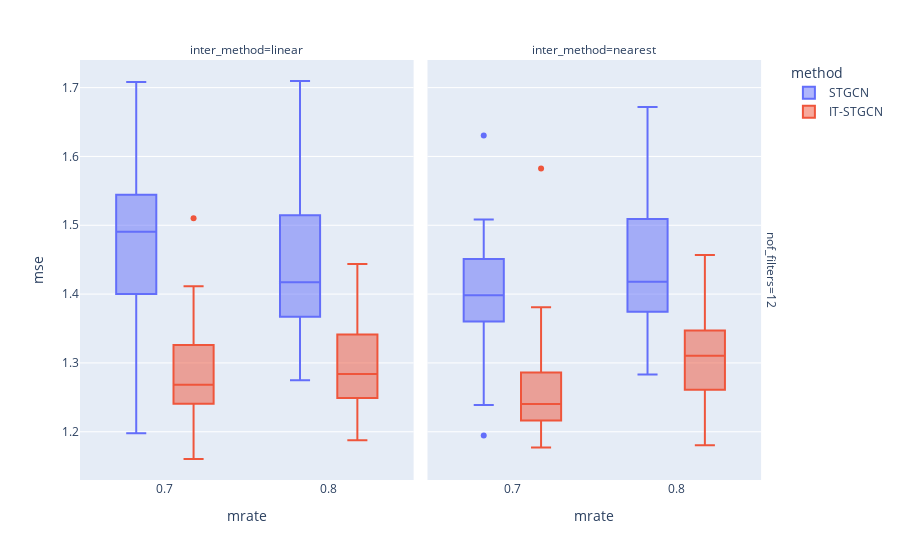

Here is the notebook cell this chart was saved with:
### Markdown cell above
## Random

### Code cell
data.query("method!='GNAR' and mtype =='rand'").plot.box(backend='plotly',x='mrate',color='method',y='mse',facet_col='inter_method',facet_row='nof_filters',height=600)

### Figure 1 — Plotly figure (JSON) as saved in the notebook; plotly's stock layout.template omitted (floating-point values rounded to 4 significant figures)
{"data": [{"alignmentgroup": "True", "hovertemplate": "method=STGCN<br>nof_filters=12<br>inter_method=linear<br>mrate=%{x}<br>mse=%{y}<extra></extra>", "legendgroup": "STGCN", "marker": {"color": "#636efa"}, "name": "STGCN", "notched": false, "offsetgroup": "STGCN", "orientation": "v", "showlegend": true, "type": "box", "x": [0.7, 0.7, 0.7, 0.7, 0.7, 0.7, 0.7, 0.7, 0.7, 0.7, 0.7, 0.7, 0.7, 0.7, 0.7, 0.7, 0.7, 0.7, 0.7, 0.7, 0.7, 0.7, 0.7, 0.7, 0.7, 0.7, 0.7, 0.7, 0.7, 0.7, 0.8, 0.8, 0.8, 0.8, 0.8, 0.8, 0.8, 0.8, 0.8, 0.8, 0.8, 0.8, 0.8, 0.8, 0.8, 0.8, 0.8, 0.8, 0.8, 0.8, 0.8, 0.8, 0.8, 0.8, 0.8, 0.8, 0.8, 0.8, 0.8, 0.8], "x0": " ", "xaxis": "x", "y": [1.4, 1.417, 1.51, 1.483, 1.54, 1.509, 1.512, 1.391, 1.49, 1.601, 1.255, 1.65, 1.248, 1.433, 1.282, 1.369, 1.347, 1.574, 1.489, 1.491, 1.421, 1.198, 1.674, 1.569, 1.447, 1.708, 1.542, 1.491, 1.57, 1.544, 1.411, 1.367, 1.367, 1.71, 1.504, 1.312, 1.445, 1.515, 1.667, 1.32, 1.454, 1.361, 1.43, 1.368, 1.401, 1.466, 1.396, 1.613, 1.275, 1.379, 1.335, 1.528, 1.413, 1.307, 1.57, 1.319, 1.527, 1.49, 1.592, 1.421], "y0": " ", "yaxis": "y"}, {"alignmentgroup": "True", "hovertemplate": "method=STGCN<br>nof_filters=12<br>inter_method=nearest<br>mrate=%{x}<br>mse=%{y}<extra></extra>", "legendgroup": "STGCN", "marker": {"color": "#636efa"}, "name": "STGCN", "notched": false, "offsetgroup": "STGCN", "orientation": "v", "showlegend": false, "type": "box", "x": [0.7, 0.7, 0.7, 0.7, 0.7, 0.7, 0.7, 0.7, 0.7, 0.7, 0.7, 0.7, 0.7, 0.7, 0.7, 0.7, 0.7, 0.7, 0.7, 0.7, 0.7, 0.7, 0.7, 0.7, 0.7, 0.7, 0.7, 0.7, 0.7, 0.7, 0.8, 0.8, 0.8, 0.8, 0.8, 0.8, 0.8, 0.8, 0.8, 0.8, 0.8, 0.8, 0.8, 0.8, 0.8, 0.8, 0.8, 0.8, 0.8, 0.8, 0.8, 0.8, 0.8, 0.8, 0.8, 0.8, 0.8, 0.8, 0.8, 0.8], "x0": " ", "xaxis": "x2", "y": [1.388, 1.366, 1.194, 1.403, 1.417, 1.373, 1.46, 1.374, 1.36, 1.29, 1.468, 1.509, 1.462, 1.315, 1.394, 1.451, 1.239, 1.379, 1.314, 1.446, 1.411, 1.451, 1.411, 1.381, 1.419, 1.463, 1.63, 1.354, 1.273, 1.432, 1.374, 1.429, 1.532, 1.518, 1.384, 1.486, 1.57, 1.422, 1.386, 1.313, 1.47, 1.392, 1.414, 1.305, 1.538, 1.496, 1.672, 1.375, 1.478, 1.398, 1.619, 1.395, 1.316, 1.287, 1.543, 1.283, 1.509, 1.409, 1.439, 1.344], "y0": " ", "yaxis": "y2"}, {"alignmentgroup": "True", "hovertemplate": "method=IT-STGCN<br>nof_filters=12<br>inter_method=linear<br>mrate=%{x}<br>mse=%{y}<extra></extra>", "legendgroup": "IT-STGCN", "marker": {"color": "#EF553B"}, "name": "IT-STGCN", "notched": false, "offsetgroup": "IT-STGCN", "orientation": "v", "showlegend": true, "type": "box", "x": [0.7, 0.7, 0.7, 0.7, 0.7, 0.7, 0.7, 0.7, 0.7, 0.7, 0.7, 0.7, 0.7, 0.7, 0.7, 0.7, 0.7, 0.7, 0.7, 0.7, 0.7, 0.7, 0.7, 0.7, 0.7, 0.7, 0.7, 0.7, 0.7, 0.7, 0.8, 0.8, 0.8, 0.8, 0.8, 0.8, 0.8, 0.8, 0.8, 0.8, 0.8, 0.8, 0.8, 0.8, 0.8, 0.8, 0.8, 0.8, 0.8, 0.8, 0.8, 0.8, 0.8, 0.8, 0.8, 0.8, 0.8, 0.8, 0.8, 0.8], "x0": " ", "xaxis": "x", "y": [1.398, 1.51, 1.268, 1.248, 1.289, 1.199, 1.344, 1.307, 1.309, 1.226, 1.279, 1.16, 1.355, 1.259, 1.322, 1.374, 1.219, 1.241, 1.367, 1.202, 1.254, 1.218, 1.411, 1.284, 1.261, 1.194, 1.253, 1.326, 1.264, 1.269, 1.331, 1.248, 1.24, 1.387, 1.274, 1.249, 1.321, 1.303, 1.444, 1.341, 1.341, 1.245, 1.401, 1.362, 1.241, 1.289, 1.256, 1.344, 1.375, 1.188, 1.273, 1.244, 1.299, 1.251, 1.255, 1.353, 1.309, 1.224, 1.273, 1.278], "y0": " ", "yaxis": "y"}, {"alignmentgroup": "True", "hovertemplate": "method=IT-STGCN<br>nof_filters=12<br>inter_method=nearest<br>mrate=%{x}<br>mse=%{y}<extra></extra>", "legendgroup": "IT-STGCN", "marker": {"color": "#EF553B"}, "name": "IT-STGCN", "notched": false, "offsetgroup": "IT-STGCN", "orientation": "v", "showlegend": false, "type": "box", "x": [0.7, 0.7, 0.7, 0.7, 0.7, 0.7, 0.7, 0.7, 0.7, 0.7, 0.7, 0.7, 0.7, 0.7, 0.7, 0.7, 0.7, 0.7, 0.7, 0.7, 0.7, 0.7, 0.7, 0.7, 0.7, 0.7, 0.7, 0.7, 0.7, 0.7, 0.8, 0.8, 0.8, 0.8, 0.8, 0.8, 0.8, 0.8, 0.8, 0.8, 0.8, 0.8, 0.8, 0.8, 0.8, 0.8, 0.8, 0.8, 0.8, 0.8, 0.8, 0.8, 0.8, 0.8, 0.8, 0.8, 0.8, 0.8, 0.8, 0.8], "x0": " ", "xaxis": "x2", "y": [1.309, 1.231, 1.331, 1.236, 1.582, 1.261, 1.177, 1.221, 1.25, 1.24, 1.316, 1.211, 1.198, 1.228, 1.207, 1.218, 1.24, 1.257, 1.286, 1.193, 1.309, 1.215, 1.244, 1.269, 1.268, 1.241, 1.216, 1.381, 1.201, 1.307, 1.32, 1.289, 1.397, 1.28, 1.347, 1.308, 1.374, 1.239, 1.277, 1.228, 1.244, 1.365, 1.18, 1.457, 1.347, 1.332, 1.261, 1.271, 1.438, 1.313, 1.316, 1.298, 1.243, 1.4, 1.328, 1.259, 1.402, 1.275, 1.326, 1.252], "y0": " ", "yaxis": "y2"}], "layout": {"annotations": [{"font": {}, "showarrow": false, "text": "inter_method=linear", "x": 0.24, "xanchor": "center", "xref": "paper", "y": 1, "yanchor": "bottom", "yref": "paper"}, {"font": {}, "showarrow": false, "text": "inter_method=nearest", "x": 0.74, "xanchor": "center", "xref": "paper", "y": 1, "yanchor": "bottom", "yref": "paper"}, {"font": {}, "showarrow": false, "text": "nof_filters=12", "textangle": 90, "x": 0.98, "xanchor": "left", "xref": "paper", "y": 0.5, "yanchor": "middle", "yref": "paper"}], "autosize": true, "boxmode": "group", "legend": {"title": {"text": "method"}, "tracegroupgap": 0}, "margin": {"t": 60}, "xaxis": {"anchor": "y", "autorange": true, "domain": [0, 0.48], "range": [0.6493, 0.8507], "title": {"text": "mrate"}, "type": "linear"}, "xaxis2": {"anchor": "y2", "autorange": true, "domain": [0.5, 0.98], "matches": "x", "range": [0.6493, 0.8507], "title": {"text": "mrate"}, "type": "linear"}, "yaxis": {"anchor": "x", "autorange": true, "domain": [0, 1], "range": [1.13, 1.74], "title": {"text": "mse"}, "type": "linear"}, "yaxis2": {"anchor": "x2", "autorange": true, "domain": [0, 1], "matches": "y", "range": [1.13, 1.74], "showticklabels": false, "type": "linear"}}}
